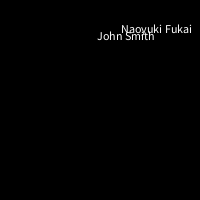
Frame 1 (no input)
Frame 60 (the mouse pressed at the canvas centre just before this capture): identical to frame 1, image omitted
Frame 120 (the mouse held since frame 60 and released just before this capture): identical to frame 1, image omitted

The Processing sketch that drew this single still picture (run headless with seeded random() and noise(); from frame 60 on, the mouse is pressed at the canvas centre):

// Processing sketch: Bartendar
// ── Bartendar.pde
class Man {
  int age;
  float tall;
  float weight;
  String name;
  boolean chicken;
  int bartenderLevel;
  
  void draw() {
    float x = this.weight;
    float y = this.tall;
    //text(this.name, x, y * -1 + 200);
    text(this.name, 2*x, height - y);
  }
}

Man fukai;
Man johnSmith;

void setup() {
  size(200, 200);
  fukai = new Man();
  fukai.age = 15;
  fukai.tall = 167.1;
  fukai.weight = 60.7;
  fukai.name = "Naoyuki Fukai";
  fukai.chicken = false;
  fukai.bartenderLevel = 8;
  
  johnSmith = new Man();
  johnSmith.age = 15;
  johnSmith.tall = 160.5;
  johnSmith.weight = 48.7;
  johnSmith.name = "John Smith";
  johnSmith.chicken = true;
  johnSmith.bartenderLevel = 0;
}

void draw() {
  background(0);
  fukai.draw();
  johnSmith.draw();
}
